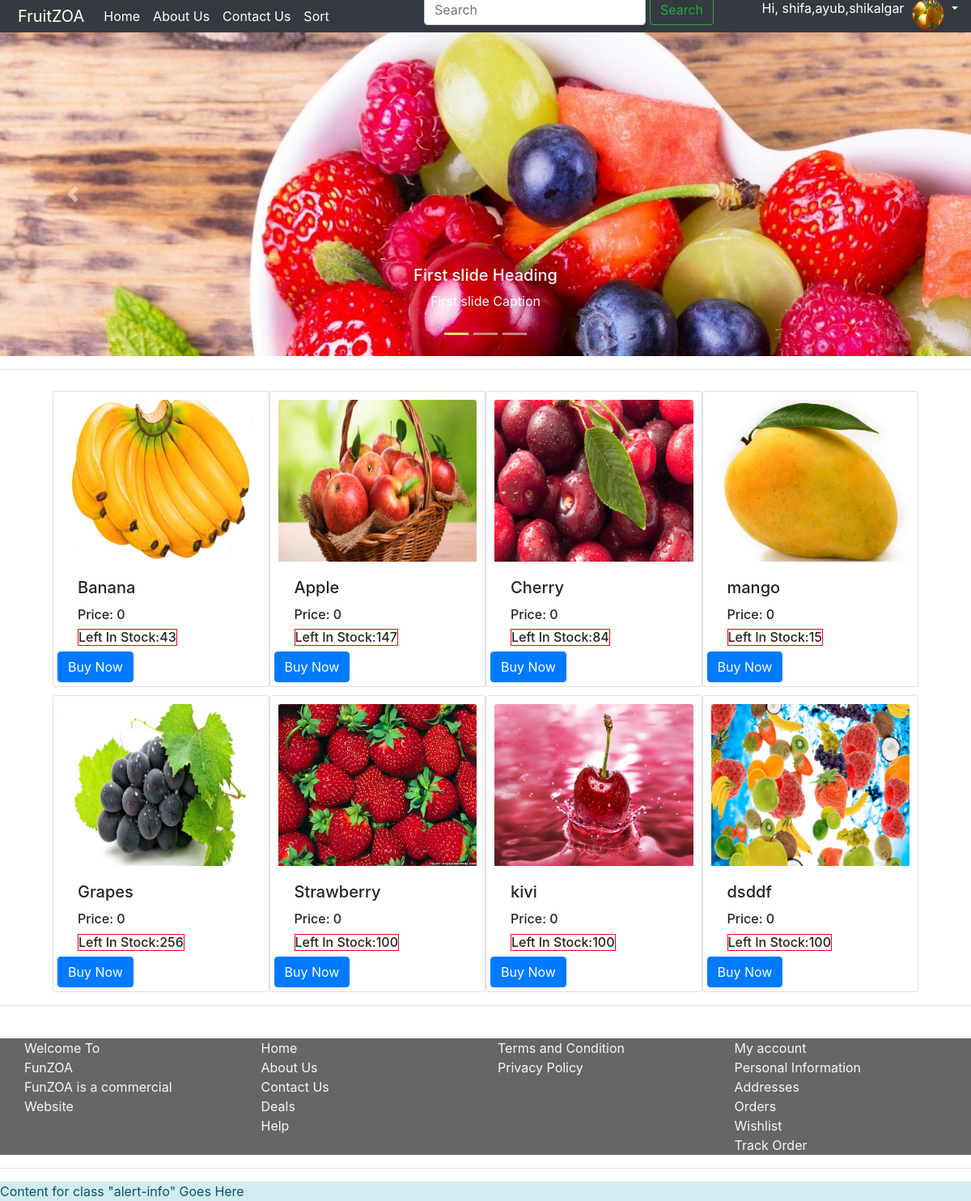
/index.php (signed in), run on the app's committed database.
### tables this page shows
CREATE TABLE `u_registration` (
  `id` int(11) NOT NULL,
  `Username` varchar(15) NOT NULL,
  `Passwords` varchar(20) NOT NULL,
  `C_Name` text NOT NULL,
  `Address` varchar(50) NOT NULL,
  `email` varchar(40) NOT NULL,
  `DOB` date NOT NULL,
  `Gender` text NOT NULL,
  `Age` int(10) NOT NULL,
  `Phone_no` varchar(12) NOT NULL,
  `date` date NOT NULL
);

CREATE TABLE `fruitdata` (
  `id` int(15) NOT NULL,
  `Name` varchar(50) NOT NULL,
  `Discription` varchar(300) NOT NULL,
  `ImgURl` varchar(100) NOT NULL,
  `Quantity` int(11) NOT NULL,
  `Qty_pur` int(10) NOT NULL,
  `Price` int(6) NOT NULL,
  `pur_price` int(6) NOT NULL,
  `sold_items` int(10) NOT NULL,
  `profit` int(10) NOT NULL
);

### index.php (the view, shortened to what this page needs)
<?php
include("navbar.php");
?>
<!DOCTYPE html>
<html lang="en">
<head>
</head>
<body style="padding-top: 70px">
	<div id="carouselExampleIndicators1" class="carousel slide" data-ride="carousel" style="background:#fcdd6f">
		<ol class="carousel-indicators">
			<li data-target="#carouselExampleIndicators1" style="background:#fcdd6f" data-slide-to="0" class="active"></li>
			<li data-target="#carouselExampleIndicators1" data-slide-to="1"></li>
			<li data-target="#carouselExampleIndicators1" data-slide-to="2"></li>
		</ol>
		<div class="carousel-inner" role="listbox">
			<div class="carousel-item active"> <img class="d-block mx-auto" src="images/back1.jpg" alt="First slide">
				<div class="carousel-caption">
					<h5>First slide Heading</h5>
					<p>First slide Caption</p>
				</div>
			</div>
		</div>
		<a class="carousel-control-prev" href="#carouselExampleIndicators1" role="button" data-slide="prev"> <span class="carousel-control-prev-icon" aria-hidden="true"></span> <span class="sr-only">Previous</span> </a> <a class="carousel-control-next" href="#carouselExampleIndicators1" role="button" data-slide="next"> <span class="carousel-control-next-icon" aria-hidden="true"></span> <span class="sr-only">Next</span> </a> </div>
	<hr>
	<div class="row col-md-11">
		<?php
		require_once( "DB_controller.php" );
		$query = "SELECT * FROM fruitdata";
		$sql = mysqli_query( $link, $query );
		while ( $row = mysqli_fetch_array( $sql ) ) {
				$id = $row[0];
			?>
		<div class="card col-md-3"> <img class="card-img-top" src="<?php echo $row[3];?>" alt="Card image cap">
			<div class="card-body">
				<h5 class="card-title">
					<?php echo $row[1];?>
				</h5>
				<h6 class="card-titles">Price:
					<?php echo $row[5];?>
				</h6>
				<h6 class="card-text">Left In Stock:<?php echo $row[4];?></h6>
				<?php
				if($user != null){
				echo '<a class="btn btn-primary card-title" id="btn" href="buynow.php?link=' . $id . '">Buy Now</a>';
				}
				else{
					echo '<a class="btn btn-primary card-title" id="btn" href="loginpage.php">Buy Now</a>';
				}
				?>
			</div>
		</div>
		<?php
		}
		?>
	</div>
	<hr>
	<br>
	<div class="container-fluid">
		<div class="container col-sm-3">
			Welcome To<br> FunZOA<br> FunZOA is a commercial
			<br> Website
		</div>
		<div class="container col-sm-3">
			Home<br> About Us<br> Contact Us<br> Deals
			<br> Help
			<br>
		</div>
		<div class="container col-sm-3">
			Terms and Condition<br> Privacy Policy
		</div>
		<div class="container col-sm-3">
			My account<br> Personal Information<br> Addresses
			<br> Orders
			<br> Wishlist
			<br> Track Order
		</div>
	</div>
	<hr>
	<footer class="alert-info">Content for class "alert-info" Goes Here</footer>
	</body>
</html>

### navbar.php (shortened to what this page needs)
<html>
<head>
</head>
<link rel="stylesheet" href="https://stackpath.bootstrapcdn.com/bootstrap/4.1.3/css/bootstrap.min.css">
<body>
	<nav class="navbar fixed-top navbar-expand-lg navbar-dark bg-dark"> <a class="navbar-brand" href="index.php">FruitZOA</a>
	  <div class="collapse navbar-collapse" id="navbarSupportedContent1">
		<ul class="navbar-nav mr-auto">
		  <li class="nav-item active"> <a class="nav-link" href="index.php">Home <span class="sr-only">(current)</span></a> </li>
		  <li class="nav-item active"> <a class="nav-link" href="#">About Us <span class="sr-only">(current)</span></a> </li>
		  <li class="nav-item active"> <a class="nav-link" href="ContactUs.php">Contact Us <span class="sr-only">(current)</span></a> </li>
		  <li class="nav-item active"> <a class="nav-link" href="#">Sort <span class="sr-only">(current)</span></a> </li>
		</ul>
		<form class="form-inline mx-auto">
				<input class="form-control" type="search" placeholder="Search" aria-label="Search">
				<button id="search" class="btn btn-outline-success" type="submit">Search</button>
		  </form>
		  <?php
		require_once("DB_controller.php");
		$user = $_SESSION['login'];
		$query = "SELECT * FROM u_registration WHERE Username = '$user'";
		$sql = mysqli_query($link,$query);
		while($row = mysqli_fetch_array($sql)){
			$arr = explode(' ',trim($row[3]));
	  ?>
		<div class="dropdown show log">
			<p style="color:white" id="name" class="dropdown-toggle" href="#" role="button" data-toggle="dropdown" aria-haspopup="true" aria-expanded="false">Hi,
			<?php echo $arr[0];	}?><img class="userimg" src="img/apricot.jpg">  </p>
		</div>
		</div>
	</nav>
</body>
</html>

### navbar.php (style rules this page uses)
.navbar { height:40px; padding: 0px; }
.navbar-brand { padding-left: 6px; }
#search { position: relative; }
.userimg { border: 1px solid red; margin-top: 10px; margin-left: 10px; border-radius: 50%; height: 40px; width: 40px; }
#name { text-decoration: none; color: white; }

### index.php (style rules this page uses)
.card { padding: 10px; margin-top: 10px; display: inline-block; }
.carousel { margin-top: -30px; margin-bottom: 5px; }
.carousel-item { width: 100%; height: 400px; }
.container-fluid { display: inline-block; background: rgba(0, 0, 0, .6); }
.card-img-top { padding: 0px; height: 200px; }
.card-text { padding: 0px; margin-bottom: 20px; border: 1px solid red; display: inline-block; }
.btn { bottom: 0; margin: 5px; position: absolute; }
#btn { float: left; left: 0; }
.row { position: relative; margin: auto; right: 0; left: 0; }
.container { float: left; color: aliceblue; }

### data on the page
u_registration: C_Name "shifa,ayub,shikalgar"
fruitdata: ImgURl (picture), Name "Banana", Qty_pur "0", Quantity "43"
fruitdata: ImgURl (picture), Name "Apple", Qty_pur "0", Quantity "147"
fruitdata: ImgURl (picture), Name "Cherry", Qty_pur "0", Quantity "84"
fruitdata: ImgURl (picture), Name "mango", Qty_pur "0", Quantity "15"
fruitdata: ImgURl (picture), Name "Grapes", Qty_pur "0", Quantity "256"
fruitdata: ImgURl (picture), Name "Strawberry", Qty_pur "0", Quantity "100"
fruitdata: ImgURl (picture), Name "kivi", Qty_pur "0", Quantity "100"
fruitdata: ImgURl (picture), Name "dsddf", Qty_pur "0", Quantity "100"
